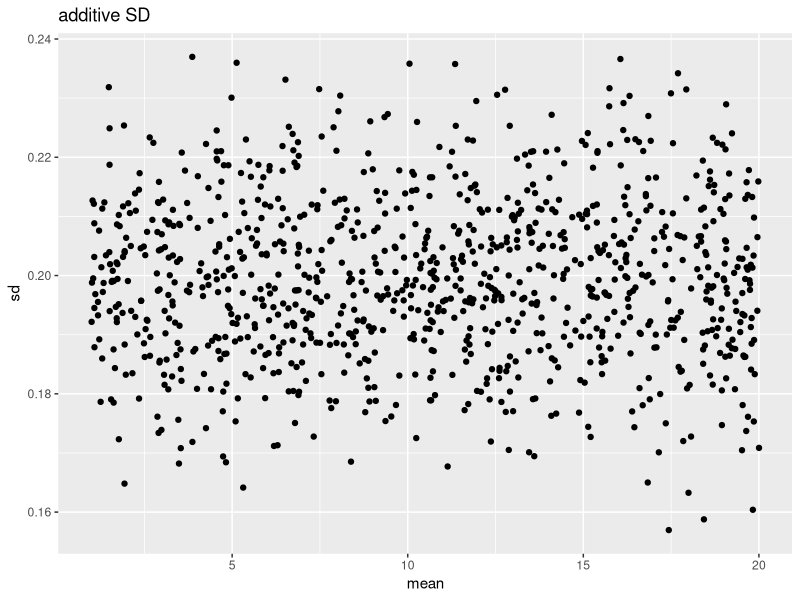
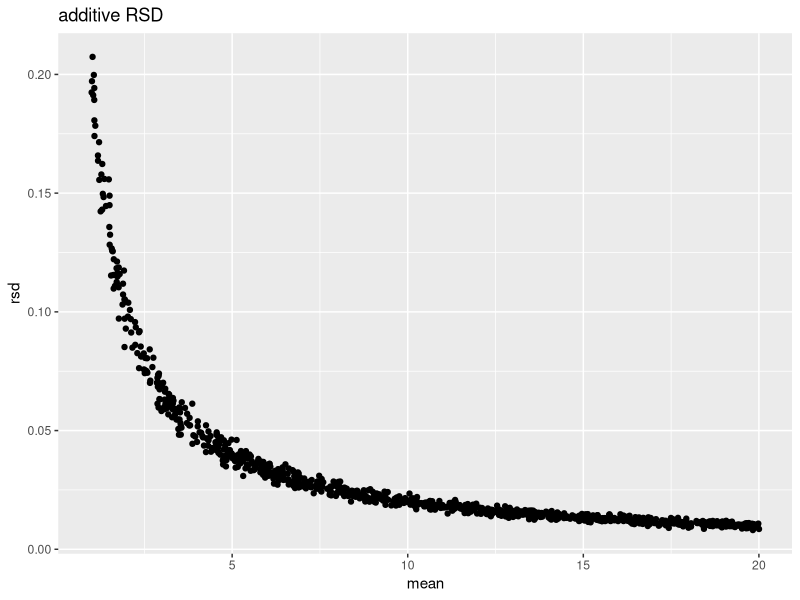
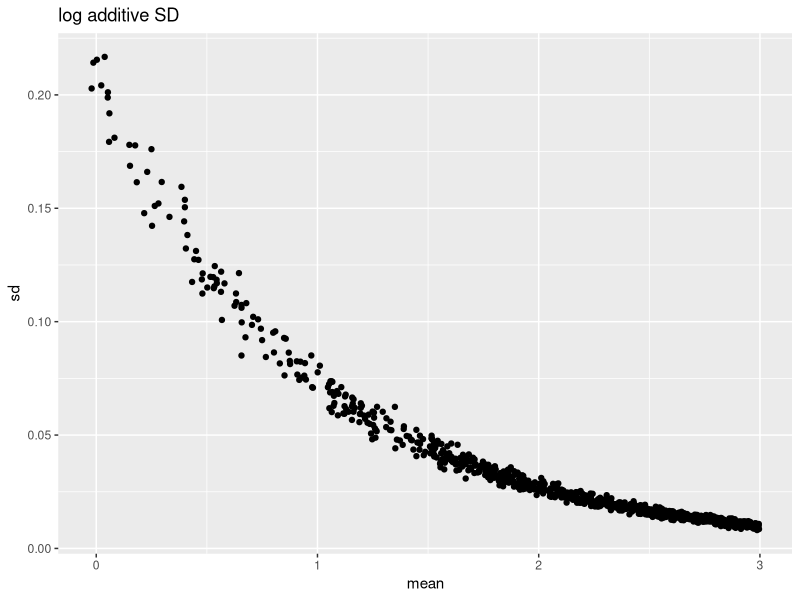
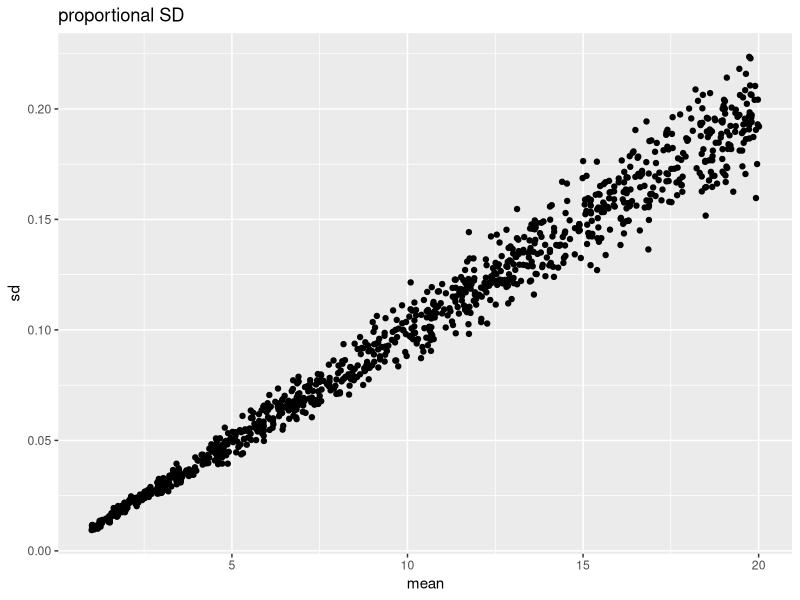
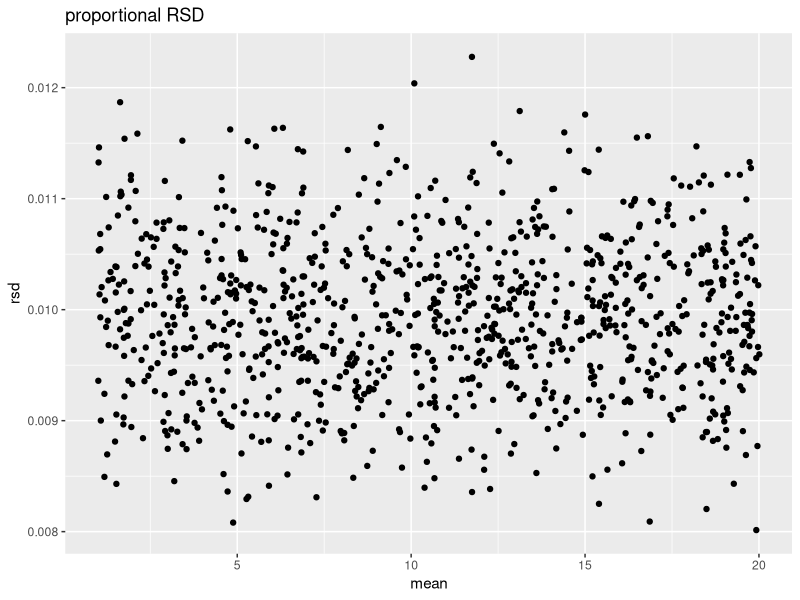
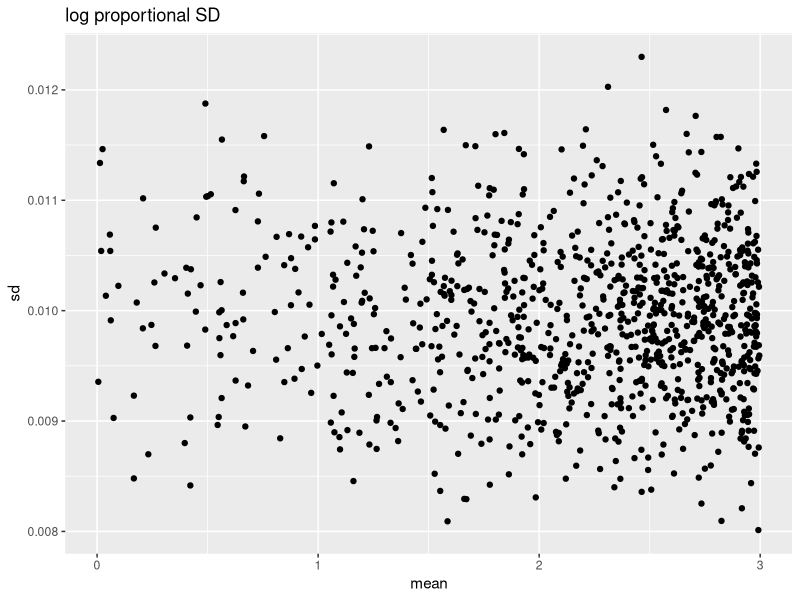
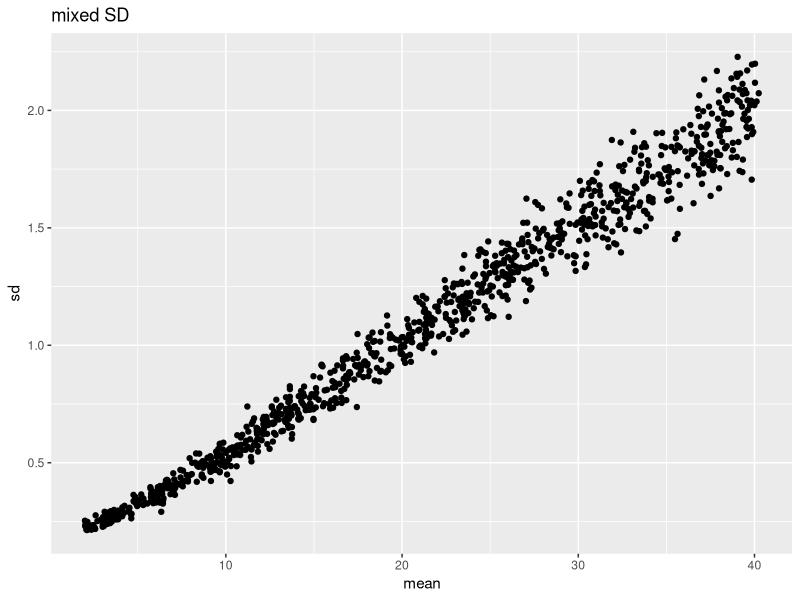
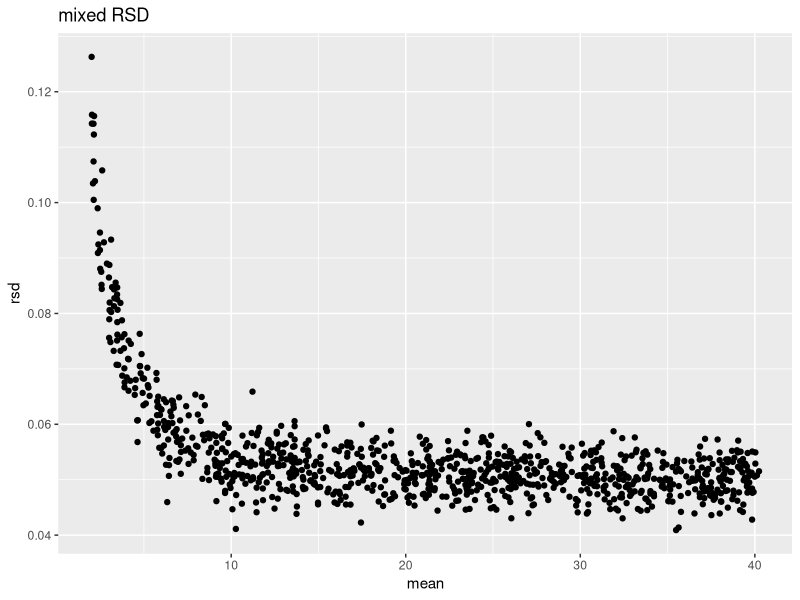

The R source for these figures, in order:
## ---- chunk 1
library(ggplot2)
add_uniform_noise <- function(n_rep, value, sd){
  out_data <- matrix(0, length(value), n_rep)
  for (i_value in seq_along(value)){
    out_data[i_value, ] <- rnorm(n_rep, value[i_value], sd)
  }
  out_data
}

add_prop_noise <- function(n_rep, value, sd){
  out_data <- matrix(0, length(value), n_rep)
  for (i_value in seq_along(value)){
    out_data[i_value, ] <- rnorm(n_rep, value[i_value], value[i_value]*sd)
  }
  out_data
}

add_prop_uniform <- function(n_rep, value, u_sd, p_sd){
    add_uniform_noise(n_rep, value, u_sd) + add_prop_noise(n_rep, value, p_sd)
}

summarize_data <- function(in_data, avg_function = mean){
  mean_val <- apply(in_data, 1, avg_function)
  sd_val <- apply(in_data, 1, sd)
  
  out_data <- data.frame(mean = mean_val, sd = sd_val, rsd = sd_val / mean_val)
}
## ---- chunk 2
# want 100 samples, with 1000 things in each. 
set.seed(1234)
n_point <- 1000
init_values <- runif(n_point, 1, 20)
## ---- chunk 3
n_rep <- 100

add_data <- add_uniform_noise(n_rep, init_values, 0.2)
## ---- chunk 4
add_summary <- summarize_data(add_data)
ggplot(add_summary, aes(x = mean, y = sd)) + geom_point() + ggtitle("additive SD")

ggplot(add_summary, aes(x = mean, y = rsd)) + geom_point() + ggtitle("additive RSD")

add_data_log <- log(add_data)
add_log_summary <- summarize_data(add_data_log)
ggplot(add_log_summary, aes(x = mean, y = sd)) + geom_point() + ggtitle("log additive SD")
## ---- chunk 5
prop_data <- add_prop_noise(n_rep, init_values, 0.01)
prop_summary <- summarize_data(prop_data)
ggplot(prop_summary, aes(x = mean, y = sd)) + geom_point() + ggtitle("proportional SD")
ggplot(prop_summary, aes(x = mean, y = rsd)) + geom_point() + ggtitle("proportional RSD")

prop_log <- log(prop_data)
prop_ls <- summarize_data(prop_log)
ggplot(prop_ls, aes(x = mean, y = sd)) + geom_point() + ggtitle("log proportional SD")
## ---- chunk 6
mix_data <- add_prop_uniform(100, init_values, 0.2, 0.1)
mix_summary <- summarize_data(mix_data)
ggplot(mix_summary, aes(x = mean, y = sd)) + geom_point() + ggtitle("mixed SD")
ggplot(mix_summary, aes(x = mean, y = rsd)) + geom_point() + ggtitle("mixed RSD")
